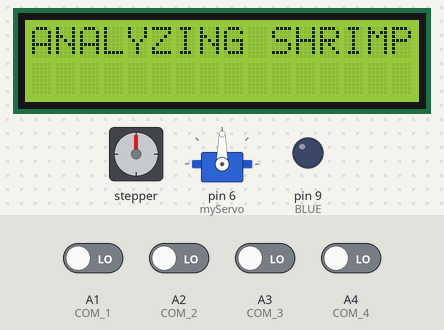
This sketch was run on a simulated Arduino Uno, built with avr-gcc and run on an emulated ATmega328P. Parts: stepper motor, 16×2 character LCD, servo, output pins drawn as LEDs (lit = HIGH). Wiring (inferred from the names in the program): stepper motor (200 steps per turn assumed): coils pin 10, pin 11, pin 12, pin 13. The inputs (shaded band) are chosen by the test bench; at power-on: A1 (COM_1), A2 (COM_2), A3 (COM_3), A4 (COM_4) LOW. Pins used as bus, display or sensor lines are not drawn; what the sketch prints to the serial monitor is not drawn.

Above: at 3.2 s.
3.3 s: A1 (COM_1) driven HIGH and A2 (COM_2) driven HIGH and A3 (COM_3) driven HIGH and A4 (COM_4) driven HIGH
At 9.2 s:
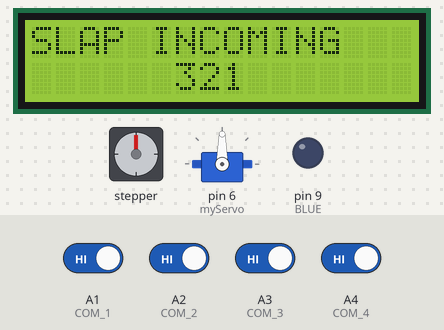
At 14.6 s:
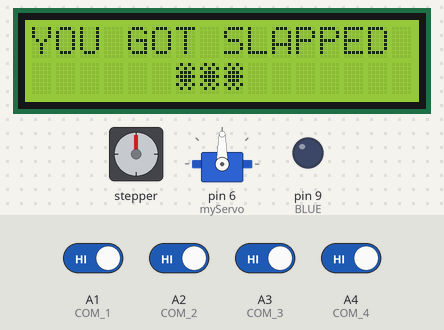
Timing chart, 0 to 16.8 s (numbered marks = the images above; inputs shaded):
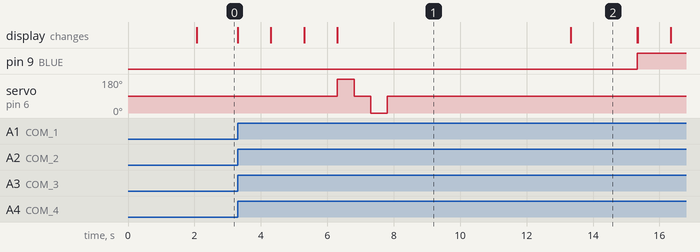

The sketch:

Punishment.ino
```cpp
#include "Servo.h"
#include <LiquidCrystal.h>

// RS, E, D4, D5, D6, D7
LiquidCrystal lcd(7, 8, 5, 4, 3, 2);

Servo myServo;

int COM_1 = A1;
int COM_2 = A2;
int COM_3 = A3;
int COM_4 = A4;

bool lights = false;

int RED = 11;
int GREEN = 10;
int BLUE = 9;

int led_speed = 1; // lower = faster, higher = slower (ms per step)

// FIXED PIN CONFLICT: Swapped to 12 and 13 so they don't clash with GREEN (10)
// and BLUE (9)
const int stepPin = 12;
const int dirPin = 13;

static int i = 0;

byte boom[8] = {
    B01010, B10101, B01110, B11111, B01110, B10101, B01010, B00000,
};

byte shrimp[8] = {
  B00110,
  B01100,
  B11110,
  B01111,
  B00111,
  B00011,
  B00001,
  B00000  // empty row (required for 5x8 LCD char format)
};

unsigned long currentMillis;
unsigned long lastLCDUpdate = 0;
const unsigned long lcdInterval = 2000; // 200 ms
const unsigned long shrimpterval = 50;
unsigned long last_slap = 0;
int slouch_data = 0;

void setup() {
  Serial.begin(115200);
  lcd.createChar(0, boom);
  lcd.createChar(1, shrimp);
  lcd.begin(16, 2); // 16 columns, 2 rows
  lcd.setCursor(6, 0);
  lcd.print("!!!");
  lcd.setCursor(4, 1);
  lcd.print("PREPARE");
  pinMode(COM_1, INPUT);
  pinMode(COM_2, INPUT);
  pinMode(COM_3, INPUT);
  pinMode(COM_4, INPUT);

  pinMode(RED, OUTPUT);
  pinMode(GREEN, OUTPUT);
  pinMode(BLUE, OUTPUT);

  // Attach servo and tell it to STOP IMMEDIATELY on boot (90 is usually STOP
  // for continuous servos)
  myServo.attach(6);
  myServo.write(90);
  delay(2000);
}

void punish() {
  // 1. Continuous Servo Slap: Spin forward, wait, stop, spin backward, wait,
  // stop (You might need to adjust the delay(500) to get exactly a 90-degree
  // swing)
  lcd.clear();
  lcd.print("SLAP INCOMING");
  lcd.setCursor(6, 1);
  delay(1000);
  lcd.print("3");
  lcd.setCursor(7, 1);
  delay(1000);
  lcd.print("2");
  lcd.setCursor(8, 1);
  delay(1000);
  lcd.print("1");

  myServo.write(180); // Spin full speed forward
  delay(500);         // Time it takes to swing ~90 degrees
  myServo.write(90);  // Stop

  delay(500); // Wait a moment at the peak of the slap

  myServo.write(0);  // Spin full speed backward
  delay(500);        // Time it takes to return to start
  myServo.write(90); // Stop
  delay(500);        // Wait before doing the stepper motor reset

  // 2. Stepper Drive: 10 full rotations (4000 pulses) to reset the system
  // Sets the two pins as Outputs
  pinMode(stepPin, OUTPUT);
  pinMode(dirPin, OUTPUT);

  digitalWrite(dirPin, HIGH); // Set rotation direction
  for (int x = 0; x < 4000; x++) {
    digitalWrite(stepPin, HIGH);
    delayMicroseconds(500);
    digitalWrite(stepPin, LOW);
    delayMicroseconds(500);
  }
  delay(1000); // Wait after spinning
  lcd.clear();
  lcd.print("YOU GOT SLAPPED");
  lcd.setCursor(6, 1);
  lcd.write(byte(0));
  lcd.write(byte(0));
  lcd.write(byte(0));

  lights = true;
  //Serial.println(lights);
  lastLCDUpdate = millis();
  //last_slap = millis();
}

void loop() {
  currentMillis = millis();
  // Check if we are being told to punish
  bool slouch_1 = digitalRead(COM_1);
  bool slouch_2 = digitalRead(COM_2);
  bool slouch_3 = digitalRead(COM_3);
  bool slouch_4 = digitalRead(COM_4);
  int slouch_data = (slouch_1 + 2*slouch_2 + 4*slouch_3 + 8*slouch_4);

  if (slouch_data == 15) {
    punish();
    delay(2000);
  }

  // Update LEDs continuously if the light show has started
  //lcd.clear();
  if (lights == true) {
    lcd.print("TAKE THAT SHRIMP");
    if (currentMillis - lastLCDUpdate >= lcdInterval) {
      lights = false;
      lcd.setCursor(5, 1);
      lcd.write(byte(0));
      lcd.write(byte(0));
      lcd.write(byte(0));
      lcd.write(byte(0));
      lcd.write(byte(0));
      lastLCDUpdate = millis();
      // IDEA --> SHRIMP METER - detects how close you are to triggering it, 16 shrimps causes a slap.
    }

    int zeroedCount = i % (255 * 3);
    int loopVar = zeroedCount / 255;
    int loopValue = zeroedCount % 255;

    analogWrite(RED, (loopVar == 0) * (loopValue) + (loopVar == 1) * (255) +
                         (loopVar == 2) * (255 - loopValue));
    analogWrite(GREEN, (loopVar == 0) * (255 - loopValue) +
                           (loopVar == 1) * (loopValue) +
                           (loopVar == 2) * (255));
    analogWrite(BLUE, (loopVar == 0) * (255) +
                          (loopVar == 1) * (255 - loopValue) +
                          (loopVar == 2) * (loopValue));
    // Serial.println(loopValue);

    i++;
    delay(led_speed);
  } else {
    if (currentMillis - lastLCDUpdate >= shrimpterval) {
      lastLCDUpdate = millis();
      lcd.clear();
      lcd.setCursor(0, 0);
      lcd.print("ANALYZING SHRIMP");
      Serial.println(slouch_data);
      if (slouch_data > 1){
        for (int i = 0; i < slouch_data; i++) {
          //lcd.setCursor(i, 1);
          lcd.write(byte(1));
        Serial.println(slouch_data);
      }
    }
    }

  }
}
```

Measured:
- after the input at 3.3 s, pin 9 (BLUE): LOW → HIGH after 12.0 s; servo on pin 6 (myServo): 90° → 180° after 3.0 s, → 90° 0.50 s later, → 0° 0.50 s later, → 90° 0.50 s later; the display: first changes at once (image 1 shows a later state)
- what the display in image 1 shows lasts 7.0 s, from 6.3 s to 13.3 s
